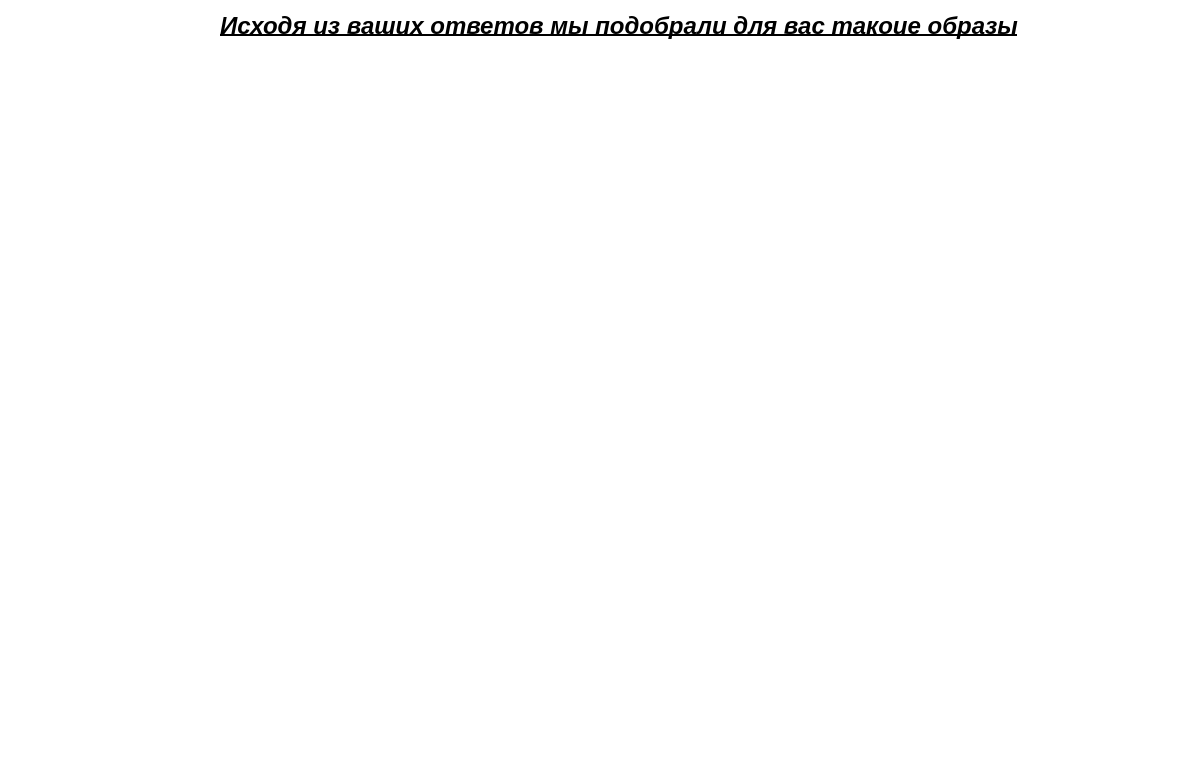
<?xml version="1.0" encoding="UTF-8"?>
<ui version="4.0">
 <class>SeventhWindow</class>
 <widget class="QDialog" name="SeventhWindow">
  <property name="geometry">
   <rect>
    <x>0</x>
    <y>0</y>
    <width>1185</width>
    <height>763</height>
   </rect>
  </property>
  <property name="palette">
   <palette>
    <active>
     <colorrole role="WindowText">
      <brush brushstyle="SolidPattern">
       <color alpha="255">
        <red>0</red>
        <green>0</green>
        <blue>0</blue>
       </color>
      </brush>
     </colorrole>
     <colorrole role="Button">
      <brush brushstyle="SolidPattern">
       <color alpha="255">
        <red>255</red>
        <green>255</green>
        <blue>255</blue>
       </color>
      </brush>
     </colorrole>
     <colorrole role="Light">
      <brush brushstyle="SolidPattern">
       <color alpha="255">
        <red>255</red>
        <green>255</green>
        <blue>255</blue>
       </color>
      </brush>
     </colorrole>
     <colorrole role="Midlight">
      <brush brushstyle="SolidPattern">
       <color alpha="255">
        <red>255</red>
        <green>255</green>
        <blue>255</blue>
       </color>
      </brush>
     </colorrole>
     <colorrole role="Dark">
      <brush brushstyle="SolidPattern">
       <color alpha="255">
        <red>127</red>
        <green>127</green>
        <blue>127</blue>
       </color>
      </brush>
     </colorrole>
     <colorrole role="Mid">
      <brush brushstyle="SolidPattern">
       <color alpha="255">
        <red>170</red>
        <green>170</green>
        <blue>170</blue>
       </color>
      </brush>
     </colorrole>
     <colorrole role="Text">
      <brush brushstyle="SolidPattern">
       <color alpha="255">
        <red>0</red>
        <green>0</green>
        <blue>0</blue>
       </color>
      </brush>
     </colorrole>
     <colorrole role="BrightText">
      <brush brushstyle="SolidPattern">
       <color alpha="255">
        <red>255</red>
        <green>255</green>
        <blue>255</blue>
       </color>
      </brush>
     </colorrole>
     <colorrole role="ButtonText">
      <brush brushstyle="SolidPattern">
       <color alpha="255">
        <red>0</red>
        <green>0</green>
        <blue>0</blue>
       </color>
      </brush>
     </colorrole>
     <colorrole role="Base">
      <brush brushstyle="SolidPattern">
       <color alpha="255">
        <red>255</red>
        <green>255</green>
        <blue>255</blue>
       </color>
      </brush>
     </colorrole>
     <colorrole role="Window">
      <brush brushstyle="SolidPattern">
       <color alpha="255">
        <red>255</red>
        <green>255</green>
        <blue>255</blue>
       </color>
      </brush>
     </colorrole>
     <colorrole role="Shadow">
      <brush brushstyle="SolidPattern">
       <color alpha="255">
        <red>0</red>
        <green>0</green>
        <blue>0</blue>
       </color>
      </brush>
     </colorrole>
     <colorrole role="AlternateBase">
      <brush brushstyle="SolidPattern">
       <color alpha="255">
        <red>255</red>
        <green>255</green>
        <blue>255</blue>
       </color>
      </brush>
     </colorrole>
     <colorrole role="ToolTipBase">
      <brush brushstyle="SolidPattern">
       <color alpha="255">
        <red>255</red>
        <green>255</green>
        <blue>220</blue>
       </color>
      </brush>
     </colorrole>
     <colorrole role="ToolTipText">
      <brush brushstyle="SolidPattern">
       <color alpha="255">
        <red>0</red>
        <green>0</green>
        <blue>0</blue>
       </color>
      </brush>
     </colorrole>
     <colorrole role="PlaceholderText">
      <brush brushstyle="SolidPattern">
       <color alpha="127">
        <red>0</red>
        <green>0</green>
        <blue>0</blue>
       </color>
      </brush>
     </colorrole>
     <colorrole role="Accent">
      <brush brushstyle="SolidPattern">
       <color alpha="255">
        <red>255</red>
        <green>255</green>
        <blue>255</blue>
       </color>
      </brush>
     </colorrole>
    </active>
    <inactive>
     <colorrole role="WindowText">
      <brush brushstyle="SolidPattern">
       <color alpha="255">
        <red>0</red>
        <green>0</green>
        <blue>0</blue>
       </color>
      </brush>
     </colorrole>
     <colorrole role="Button">
      <brush brushstyle="SolidPattern">
       <color alpha="255">
        <red>255</red>
        <green>255</green>
        <blue>255</blue>
       </color>
      </brush>
     </colorrole>
     <colorrole role="Light">
      <brush brushstyle="SolidPattern">
       <color alpha="255">
        <red>255</red>
        <green>255</green>
        <blue>255</blue>
       </color>
      </brush>
     </colorrole>
     <colorrole role="Midlight">
      <brush brushstyle="SolidPattern">
       <color alpha="255">
        <red>255</red>
        <green>255</green>
        <blue>255</blue>
       </color>
      </brush>
     </colorrole>
     <colorrole role="Dark">
      <brush brushstyle="SolidPattern">
       <color alpha="255">
        <red>127</red>
        <green>127</green>
        <blue>127</blue>
       </color>
      </brush>
     </colorrole>
     <colorrole role="Mid">
      <brush brushstyle="SolidPattern">
       <color alpha="255">
        <red>170</red>
        <green>170</green>
        <blue>170</blue>
       </color>
      </brush>
     </colorrole>
     <colorrole role="Text">
      <brush brushstyle="SolidPattern">
       <color alpha="255">
        <red>0</red>
        <green>0</green>
        <blue>0</blue>
       </color>
      </brush>
     </colorrole>
     <colorrole role="BrightText">
      <brush brushstyle="SolidPattern">
       <color alpha="255">
        <red>255</red>
        <green>255</green>
        <blue>255</blue>
       </color>
      </brush>
     </colorrole>
     <colorrole role="ButtonText">
      <brush brushstyle="SolidPattern">
       <color alpha="255">
        <red>0</red>
        <green>0</green>
        <blue>0</blue>
       </color>
      </brush>
     </colorrole>
     <colorrole role="Base">
      <brush brushstyle="SolidPattern">
       <color alpha="255">
        <red>255</red>
        <green>255</green>
        <blue>255</blue>
       </color>
      </brush>
     </colorrole>
     <colorrole role="Window">
      <brush brushstyle="SolidPattern">
       <color alpha="255">
        <red>255</red>
        <green>255</green>
        <blue>255</blue>
       </color>
      </brush>
     </colorrole>
     <colorrole role="Shadow">
      <brush brushstyle="SolidPattern">
       <color alpha="255">
        <red>0</red>
        <green>0</green>
        <blue>0</blue>
       </color>
      </brush>
     </colorrole>
     <colorrole role="AlternateBase">
      <brush brushstyle="SolidPattern">
       <color alpha="255">
        <red>255</red>
        <green>255</green>
        <blue>255</blue>
       </color>
      </brush>
     </colorrole>
     <colorrole role="ToolTipBase">
      <brush brushstyle="SolidPattern">
       <color alpha="255">
        <red>255</red>
        <green>255</green>
        <blue>220</blue>
       </color>
      </brush>
     </colorrole>
     <colorrole role="ToolTipText">
      <brush brushstyle="SolidPattern">
       <color alpha="255">
        <red>0</red>
        <green>0</green>
        <blue>0</blue>
       </color>
      </brush>
     </colorrole>
     <colorrole role="PlaceholderText">
      <brush brushstyle="SolidPattern">
       <color alpha="127">
        <red>0</red>
        <green>0</green>
        <blue>0</blue>
       </color>
      </brush>
     </colorrole>
     <colorrole role="Accent">
      <brush brushstyle="SolidPattern">
       <color alpha="255">
        <red>255</red>
        <green>255</green>
        <blue>255</blue>
       </color>
      </brush>
     </colorrole>
    </inactive>
    <disabled>
     <colorrole role="WindowText">
      <brush brushstyle="SolidPattern">
       <color alpha="255">
        <red>127</red>
        <green>127</green>
        <blue>127</blue>
       </color>
      </brush>
     </colorrole>
     <colorrole role="Button">
      <brush brushstyle="SolidPattern">
       <color alpha="255">
        <red>255</red>
        <green>255</green>
        <blue>255</blue>
       </color>
      </brush>
     </colorrole>
     <colorrole role="Light">
      <brush brushstyle="SolidPattern">
       <color alpha="255">
        <red>255</red>
        <green>255</green>
        <blue>255</blue>
       </color>
      </brush>
     </colorrole>
     <colorrole role="Midlight">
      <brush brushstyle="SolidPattern">
       <color alpha="255">
        <red>255</red>
        <green>255</green>
        <blue>255</blue>
       </color>
      </brush>
     </colorrole>
     <colorrole role="Dark">
      <brush brushstyle="SolidPattern">
       <color alpha="255">
        <red>127</red>
        <green>127</green>
        <blue>127</blue>
       </color>
      </brush>
     </colorrole>
     <colorrole role="Mid">
      <brush brushstyle="SolidPattern">
       <color alpha="255">
        <red>170</red>
        <green>170</green>
        <blue>170</blue>
       </color>
      </brush>
     </colorrole>
     <colorrole role="Text">
      <brush brushstyle="SolidPattern">
       <color alpha="255">
        <red>127</red>
        <green>127</green>
        <blue>127</blue>
       </color>
      </brush>
     </colorrole>
     <colorrole role="BrightText">
      <brush brushstyle="SolidPattern">
       <color alpha="255">
        <red>255</red>
        <green>255</green>
        <blue>255</blue>
       </color>
      </brush>
     </colorrole>
     <colorrole role="ButtonText">
      <brush brushstyle="SolidPattern">
       <color alpha="255">
        <red>127</red>
        <green>127</green>
        <blue>127</blue>
       </color>
      </brush>
     </colorrole>
     <colorrole role="Base">
      <brush brushstyle="SolidPattern">
       <color alpha="255">
        <red>255</red>
        <green>255</green>
        <blue>255</blue>
       </color>
      </brush>
     </colorrole>
     <colorrole role="Window">
      <brush brushstyle="SolidPattern">
       <color alpha="255">
        <red>255</red>
        <green>255</green>
        <blue>255</blue>
       </color>
      </brush>
     </colorrole>
     <colorrole role="Shadow">
      <brush brushstyle="SolidPattern">
       <color alpha="255">
        <red>0</red>
        <green>0</green>
        <blue>0</blue>
       </color>
      </brush>
     </colorrole>
     <colorrole role="AlternateBase">
      <brush brushstyle="SolidPattern">
       <color alpha="255">
        <red>255</red>
        <green>255</green>
        <blue>255</blue>
       </color>
      </brush>
     </colorrole>
     <colorrole role="ToolTipBase">
      <brush brushstyle="SolidPattern">
       <color alpha="255">
        <red>255</red>
        <green>255</green>
        <blue>220</blue>
       </color>
      </brush>
     </colorrole>
     <colorrole role="ToolTipText">
      <brush brushstyle="SolidPattern">
       <color alpha="255">
        <red>0</red>
        <green>0</green>
        <blue>0</blue>
       </color>
      </brush>
     </colorrole>
     <colorrole role="PlaceholderText">
      <brush brushstyle="SolidPattern">
       <color alpha="127">
        <red>127</red>
        <green>127</green>
        <blue>127</blue>
       </color>
      </brush>
     </colorrole>
     <colorrole role="Accent">
      <brush brushstyle="SolidPattern">
       <color alpha="255">
        <red>255</red>
        <green>255</green>
        <blue>255</blue>
       </color>
      </brush>
     </colorrole>
    </disabled>
   </palette>
  </property>
  <property name="windowTitle">
   <string>Dialog</string>
  </property>
  <widget class="QLabel" name="label_5">
   <property name="geometry">
    <rect>
     <x>220</x>
     <y>10</y>
     <width>971</width>
     <height>31</height>
    </rect>
   </property>
   <property name="font">
    <font>
     <pointsize>18</pointsize>
     <italic>true</italic>
     <bold>true</bold>
     <underline>true</underline>
    </font>
   </property>
   <property name="text">
    <string>Исходя из ваших ответов мы подобрали для вас такоие образы</string>
   </property>
  </widget>
  <widget class="QLabel" name="img1">
   <property name="geometry">
    <rect>
     <x>110</x>
     <y>70</y>
     <width>561</width>
     <height>551</height>
    </rect>
   </property>
   <property name="text">
    <string/>
   </property>
   <property name="pixmap">
    <pixmap>img/1edd9fc03af757f11c7ef1f3cbcc4c08.jpg</pixmap>
   </property>
   <property name="scaledContents">
    <bool>true</bool>
   </property>
  </widget>
  <widget class="QLabel" name="img2">
   <property name="geometry">
    <rect>
     <x>680</x>
     <y>70</y>
     <width>401</width>
     <height>555</height>
    </rect>
   </property>
   <property name="text">
    <string/>
   </property>
  </widget>
 </widget>
 <resources/>
 <connections/>
</ui>
